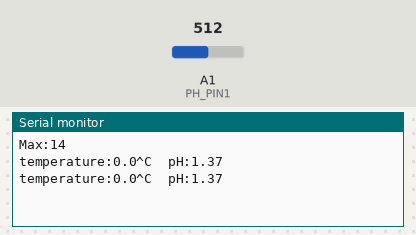
This sketch was run on a simulated Arduino Uno, built with avr-gcc and run on an emulated ATmega328P. On the bench: the last lines printed to the serial monitor. The test bench sets the inputs (shaded band); at power-on: A1 (PH_PIN1) = 512.

Above: at 2.8 s.
2.9 s: A1 (PH_PIN1) set to 716
At 3.8 s:
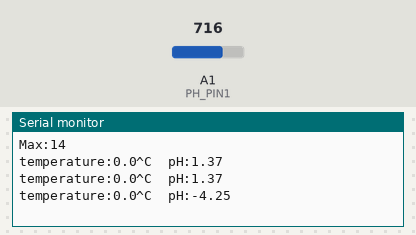
4.4 s: A1 (PH_PIN1) set to 900
At 5.8 s:
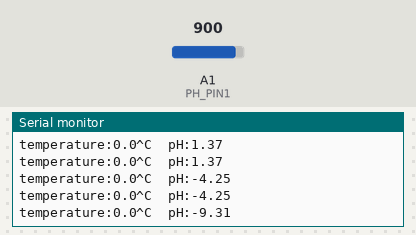
Timing chart, 0 to 7.4 s (numbered marks = the images above; inputs shaded):
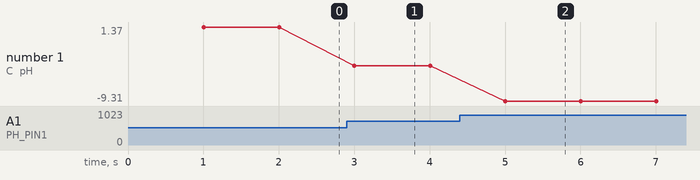

The sketch:

DFRobotpHCalibrate.ino
```cpp
// (licence header left out)
 // 3/9/2021 note: Sensor 3 on ACM0 and Sensor 4 on ACM1

#include "DFRobot_PH.h"
#include <EEPROM.h>

#define PH_PIN1 A1
float voltage,phValue,temperature = 25;
DFRobot_PH ph;

void setup()
{
    Serial.begin(115200);
    ph.begin();
    Serial.println("Max:14");
}

void loop()
{
    static unsigned long timepoint = millis();
    if(millis()-timepoint>1000U){                  //time interval: 1s
        timepoint = millis();
        temperature = readTemperature();            // read your temperature sensor to execute temperature compensation
        voltage = analogRead(PH_PIN1)/1024.0*5000;   // read the voltage
        phValue = ph.readPH(voltage,temperature);   // convert voltage to pH with temperature compensation
        Serial.print("temperature:");
        Serial.print(temperature,1);
        Serial.print("^C  pH:");
        Serial.println(phValue,2);
    }
    ph.calibration(voltage,temperature);           // calibration process by Serail CMD
//    delay(60000); //only take readings every 1 min
}

float readTemperature()
{
  //add your code here to get the temperature from your temperature sensor
}
```

Measured:
- after the input at 2.9 s, the serial monitor: prints a new line after 0.10 s (image 1)
- after the input at 4.4 s, the serial monitor: prints a new line after 0.61 s (image 2)
- plotted number 1: 1.37 → -4.25 after the input at 2.9 s, -4.25 → -9.31 after the input at 4.4 s
